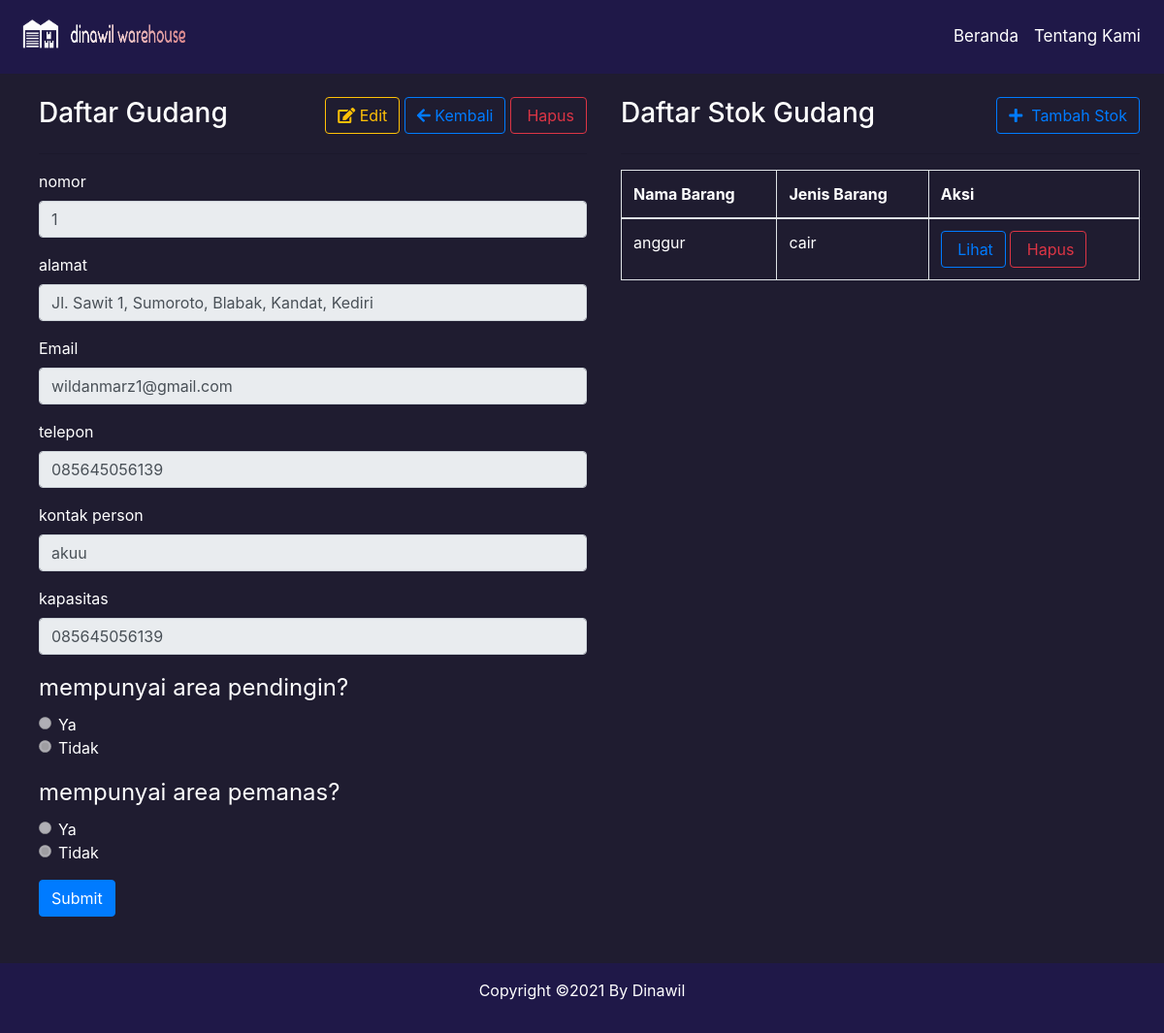
Screenshot of /index.php?controller=bodega&action=detalle&id=6 with the database file from the repository.
### tables this page shows
CREATE TABLE `bodegas` (
  `id` int(6) NOT NULL,
  `nomor` varchar(30) NOT NULL,
  `alamat` varchar(80) NOT NULL,
  `email` varchar(50) DEFAULT NULL,
  `telepon` varchar(20) DEFAULT NULL,
  `kontak` varchar(20) DEFAULT NULL,
  `kapasitas` varchar(20) DEFAULT NULL,
  `pendingin` int(1) DEFAULT 0,
  `pemanas` int(1) DEFAULT 0
);

CREATE TABLE `vinos` (
  `id` int(6) NOT NULL,
  `nama` varchar(30) NOT NULL,
  `bodega` int(6) NOT NULL,
  `deskripsi` varchar(80) NOT NULL,
  `expired` varchar(4) DEFAULT NULL,
  `jenis` varchar(20) DEFAULT NULL,
  `berat` varchar(4) DEFAULT NULL
);

### model/GenericModel.php (called while the page is built, shortened)
<?php
class GenericModel {
	protected $table = "";
    protected $conexion;
    public function __construct($conexion) {
		$this->conexion = $conexion;
    }
    public function getById($id){
        $consulta = $this->conexion->prepare("SELECT *
                                                FROM " . $this->table . "  WHERE id = :id");
        $consulta->execute(array(
            "id" => $id
        ));
        $resultado = $consulta->fetchObject();
        $this->conexion = null;
        return $resultado;
    }
    public function getByColumn($column,$value){
        $consulta = $this->conexion->prepare("SELECT *
                                                FROM " . $this->table . " WHERE " . $column . " = :value");
        $consulta->execute(array(
            "value" => $value
        ));
        $resultados = $consulta->fetchAll();
        $this->conexion = null;
        return $resultados;
    }
}
?>

### model/simpan.php (called while the page is built, shortened)
<?php
require_once  __DIR__ . "/GenericModel.php";
class Bodega extends GenericModel{
    public function __construct($conexion) {
        $this->table = TABLE_BODEGAS;
    }
}
?>

### core/koneksi.php (called while the page is built, shortened)
<?php
class Conectar{
    private $driver;
    private $host, $user, $pass, $database, $charset;
    public function __construct() {
        $this->driver=DB_DRIVER;
        $this->host=DB_HOST;
        $this->user=DB_USER;
        $this->pass=DB_PASS;
        $this->database=DB_DATABASE;
        $this->charset=DB_CHARSET;
    }
    public function conexion(){
        $bbdd = $this->driver .':host='. $this->host .  ';dbname=' . $this->database . ';charset=' . $this->charset;
        try {
            $connection = new PDO($bbdd, $this->user, $this->pass);
            $connection->setAttribute(PDO::ATTR_ERRMODE, PDO::ERRMODE_EXCEPTION);
            return $connection;
        } catch (PDOException $e) {
            throw new Exception('Ada Masalah dengan koneksi DB');
        }
    }
}
?>

### model/edit.php (called while the page is built, shortened)
<?php
require_once  __DIR__ . "/GenericModel.php";
class Vino extends GenericModel{
    public function __construct($conexion) {
        $this->table = TABLE_VINOS;
    }
    public function getAllByBodega($id) {
        return $this->getByColumn("bodega",$id);
    }
}
?>

### view/detail-gudang.php (the view, shortened to what this page needs)
<?php include_once 'header.php';?>
    <div class="row justify-content-between" style="color: white;padding-left: 40px; background-color: #1f1c30">
        <div class="col-lg-6">
           <br>   <div class="d-flex justify-content-between">
                    <h3>Daftar Gudang</h3>
                <div>
                    <a href="#" id="editarBtn" class="btn btn-outline-warning"><i class="fa fa-edit" aria-hidden="true"></i>&nbsp;Edit</a>
                    <a href="index.php" class="btn btn-outline-primary"><i class="fa fa-arrow-left" aria-hidden="true"></i>&nbsp;Kembali</a>
                    <a href="index.php?controller=bodega&action=borrar&id=<?php echo $datos['bodega']->id ?>" class="btn btn-outline-danger"><i class="fa fa-trash-o" aria-hidden="true"></i>&nbsp;Hapus</a>
                </div>
            </div>
            <hr/>
            <form action="index.php?controller=bodega&action=actualizar" method="post">
              <div class="form-group">
                <label for="nomor">nomor</label>
                <input disabled type="text" name="nomor" class="form-control" id="nomor" value="<?php echo $datos["bodega"]->nomor ?>">
              </div>
              <div class="form-group">
                <label for="alamat">alamat</label>
                <input disabled type="text" name="alamat" class="form-control" id="alamat" value="<?php echo $datos['bodega']->alamat ?>">
              </div>
              <div class="form-group">
                <label for="email">Email</label>
                <input disabled type="email" name="email" class="form-control" id="email" value="<?php echo $datos['bodega']->email ?>">
              </div>
              <div class="form-group">
                <label for="telepon">telepon</label>
                <input disabled type="text" name="telepon" class="form-control" id="telepon" value="<?php echo $datos['bodega']->telepon ?>">
              </div>
              <div class="form-group">
                <label for="kontak">kontak person</label>
                <input disabled type="text" name="kontak" class="form-control" id="kontak" value="<?php echo $datos['bodega']->kontak ?>">
              </div>
              <div class="form-group">
                <label for="kapasitas">kapasitas</label>
                <input disabled type="text" name="kapasitas" class="form-control" id="kapasitas" value="<?php echo $datos['bodega']->kapasitas ?>">
              </div>
              <div>
              <fieldset class="form-group">
                <legend>mempunyai area pendingin?</legend>
                <div class="form-check">
                  <label class="form-check-label">
                    <input disabled type="radio" class="form-check-input" name="pendingin" id="pendingin" value="1" <?php echo $datos['bodega']->pendingin == 1 ? 'checked' : '' ?>>
                    Ya
                  </label>
                </div>
                <div class="form-check">
                <label class="form-check-label">
                    <input disabled type="radio" class="form-check-input" name="pendingin" id="pendingin2" value="0" <?php echo $datos['bodega']->pendingin == 0 ? 'checked' : '' ?>>
                    Tidak
                  </label>
                </div>
              </fieldset>
              <fieldset class="form-group">
                <legend>mempunyai area pemanas?</legend>
                <div class="form-check">
                  <label class="form-check-label">
                    <input disabled type="radio" class="form-check-input" name="pemanas" id="pemanas" value="1" <?php echo $datos['bodega']->pemanas == 1 ? 'checked' : '' ?>>
                    Ya
                  </label>
                </div>
                <div class="form-check">
                <label class="form-check-label">
                    <input disabled type="radio" class="form-check-input" name="pemanas" id="pemanas2" value="0" <?php echo $datos['bodega']->pemanas == 0 ? 'checked' : '' ?>>
                    Tidak
                  </label>
                </div>
              </fieldset>
              <button type="submit" class="btn btn-primary hide">Submit</button>
            </form>
			</div>
        </div>
        <div class="col-6" style="padding-left: 20px; padding-right: 40px">
         <br><div class="d-flex justify-content-between">
                  <h3>Daftar Stok Gudang</h3>
              <div>
                  <a href="index.php?controller=vino&action=nuevo&bodega=<?php echo $datos['bodega']->id ?>" class="btn btn-outline-primary"><i class="fa fa-plus" aria-hidden="true"></i>&nbsp;&nbsp;Tambah Stok</a>
              </div>
          </div>
          <hr/>
          <table class="table table-bordered grocery-crud-table table-hover">
            <thead>
              <tr>
                <th>Nama Barang</th>
                <th>Jenis Barang</th>
                <th>Aksi</th>
              </tr>
            </thead>
            <tbody>
              <?php foreach($datos["vinos"] as $vino) { ?>
              <tr>
                <td>
                  <?php echo $vino["nama"]; ?>
                </td>
                <td>
                  <?php echo $vino["jenis"]; ?>
                </td>
                <td>
                  <a class="btn btn-outline-primary" href="index.php?controller=vino&action=detalle&id=<?php echo $vino['id']; ?>&bodega=<?php echo $datos["bodega"]->id ?>"><i class="fa fa-sign-in" aria-hidden="true"></i>&nbsp;Lihat</a>
                  <a class="btn btn-outline-danger" href="index.php?controller=vino&action=borrar&id=<?php echo $vino['id'] ?>&bodega=<?php echo $datos["bodega"]->id ?>"><i class="fa fa-trash-o" aria-hidden="true"></i>&nbsp;Hapus</a> </td>
              </tr>
              <?php } ?>
            </tbody>
          </table>
        </div>
<?php include_once 'footer.php';?>

### index.php (shortened to what this page needs)
<?php
if(isset($_GET["controller"])){
    $controllerObj=cargarControlador($_GET["controller"]);
    lanzarAccion($controllerObj);
}else{
    $controllerObj=cargarControlador(CONTROLADOR_DEFECTO);
    lanzarAccion($controllerObj);
}
function cargarControlador($controller){
    $controllerObj=new $controlador();
    return $controllerObj;
}
function lanzarAccion($controllerObj) {
    if(isset($_GET["action"])){
        $controllerObj->run($_GET["action"]);
    }else{
        $controllerObj->run(ACCION_DEFECTO);
    }
}
?>

### controller/BodegaController.php (shortened to what this page needs)
<?php
class BodegaController{
    private $conexion;
    public function __construct() {
		require_once  __DIR__ . "/../core/koneksi.php";
        require_once  __DIR__ . "/../model/simpan.php";
        require_once  __DIR__ . "/../model/edit.php";
        $this->conectar=new Conectar();
        $this->conexion=$this->conectar->conexion();
    }
    public function run($accion){
        switch($accion)
        {
            case "detalle" :
                $this->detalle();
                break;
        }
    }
    public function detalle(){
        $bodega= new Bodega($this->conexion);
        $bodega = $bodega->getById($_GET["id"]);
        $vino = new Vino($this->conexion);
        $vinos = $vino->getAllByBodega($_GET["id"]);
        $this->view("detail-gudang",array(
            "bodega" => $bodega,
            "vinos" => $vinos
        ));
    }
    public function view($vista,$datos){
        require_once  __DIR__ . "/../view/" . $vista . ".php";
    }
}
?>

### view/header.php (shortened to what this page needs)
<!DOCTYPE HTML>
<html lang="es">
    <head>
    <link
      rel="stylesheet"
      href="https://cdnjs.cloudflare.com/ajax/libs/font-awesome/5.15.4/css/all.min.css"
    />
    <link
      rel="stylesheet"
      href="https://cdn.jsdelivr.net/npm/bootstrap@4.6.0/dist/css/bootstrap.min.css"
    />
    <link href="https://unpkg.com/aos@2.3.1/dist/aos.css" rel="stylesheet" />
	</head>
<header>
    <nav class="navbar navbar-expand-lg sticky-top" style="background-color: #1f1848">
      <a class="navbar-brand" href="#"><img src="./assets/logo.png" width="180" height="50" class="d-inline-block align-top"></a>
      <div class="collapse navbar-collapse" id="navbarNav">
        <ul class="navbar-nav ml-auto">
          <li class="nav-item active" onclick="moveMenuNav(this)">
            <a class="nav-link" href="#">Beranda</a>
          </li>
          <li class="nav-item" onclick="moveMenuNav(this)">
            <a class="nav-link" href="#">Tentang Kami</a>
          </li>
        </ul>
      </div>
    </nav>
</header>

### view/footer.php (shortened to what this page needs)
<div class="container">
<footer style="background-color: #1f1848">
  <p class="footer-copyright text-center py-3">Copyright ©2021 By Dinawil</p>
  </div>

### view/header.php (style rules this page uses)
a { color: white; font-size: 17px; }

### view/detail-gudang.php (style rules this page uses)
tbody { color: white; }
thead { color: white; }

### view/footer.php (style rules this page uses)
a { color: white; }
footer { position: fixed; left: 0; bottom: 0; width: 100%; color: white; text-align: center; }

### rows the page displays
bodegas: nomor "1", alamat "Jl. Sawit 1, Sumoroto, Blabak, Kandat, Kediri", email "wildanmarz1@gmail.com", telepon "085645056139", kontak "akuu", kapasitas "085645056139", pendingin "☐ Ya", pendingin "☑ Tidak", pemanas "☐ Ya", pemanas "☑ Tidak"
vinos: nama "anggur", jenis "cair"
